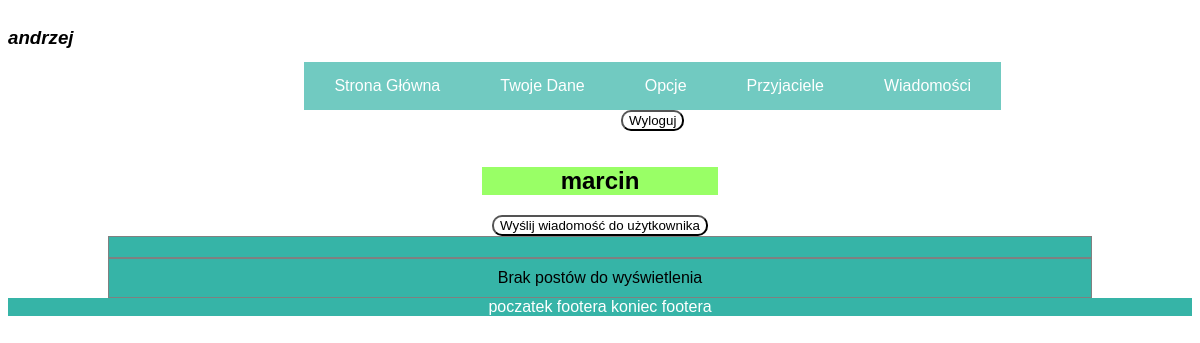
Page /profile.php?profile_id=20 (signed in) on the earlier database version.
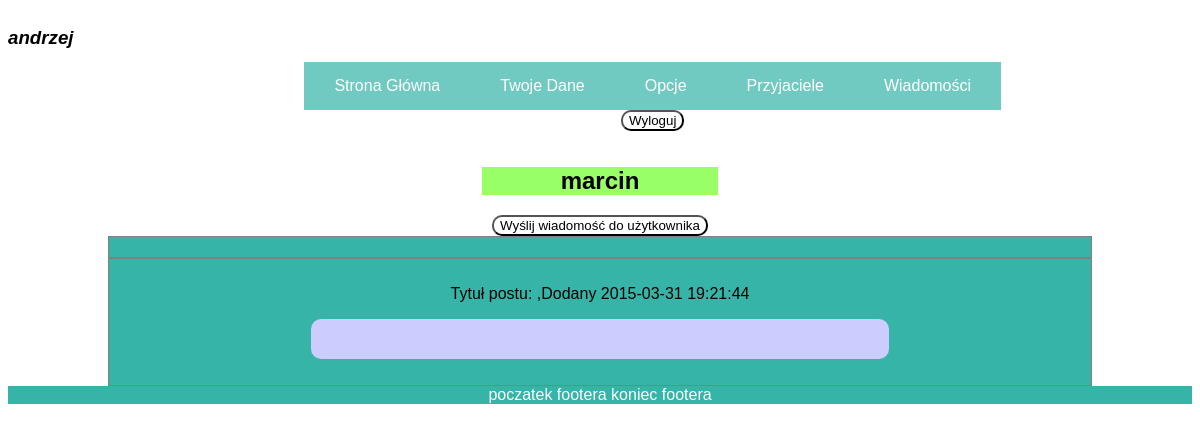
Same page on the later database version.
### tables this page shows
CREATE TABLE `Users` (
  `id` int(11) NOT NULL AUTO_INCREMENT,
  `name` varchar(30) NOT NULL,
  `password` varchar(60) NOT NULL,
  PRIMARY KEY (`id`),
  UNIQUE KEY `name` (`name`)
);

CREATE TABLE `Posts` (
  `post_id` int(11) NOT NULL AUTO_INCREMENT,
  `user_id` int(11) NOT NULL,
  `post_name` varchar(30) DEFAULT NULL,
  `post_input` varchar(140) DEFAULT NULL,
  `post_date` datetime DEFAULT NULL,
  PRIMARY KEY (`post_id`),
  KEY `user_id` (`user_id`),
  CONSTRAINT `Posts_ibfk_1` FOREIGN KEY (`user_id`) REFERENCES `Users` (`id`)
);

### profile.php (the view)
<?php
include ("header.php");
?>
<main>
	<h2>
	<?php
	$current_user_profile=$_GET['profile_id'];
	$sql='SELECT * FROM Users WHERE id="'.$current_user_profile.'"';
	$result=$conn->query($sql);
	if($result->num_rows > 0) {
		while ($row=$result->fetch_assoc()) {
			echo ($row['name']);
			$current_user_name=$row['name'];
		}
	}
	else {
		echo ("Taki użytkownik nie istnieje! ");
	}
	?>
	</h2>
	<form method="post" action='writemessage.php<?php echo("?send_to=$current_user_name");?>' name="send_message_form">
		<button type="submit">Wyślij wiadomość do użytkownika</button>
	</form>
	<div class="friend-list-container">
	</div>
	<div class="posts-container">
	<?php
	$sql='SELECT * FROM Posts WHERE user_id="'.$current_user_profile.'"';
	$result=$conn->query($sql);
	if($result->num_rows > 0) {
		while($row=$result->fetch_assoc()){
			echo("<p class='post-name'>
					Tytuł postu: <a href='post.php?page_id={$row['post_id']}'>{$row['post_name']}</a> ,Dodany {$row['post_date']}
			</p>
			");
			echo("<p class='post-content'>
			{$row['post_input']}
			</p>
			");
		}
	}
	else {
		echo "Brak postów do wyświetlenia";
	}
	?>
	</div>
</main>
<?php
include ("footer.php");
?>

### header.php (shortened to what this page needs)
<!DOCTYPE html>
<html>
<head>
	<link rel="stylesheet" href="style.css" type="text/css"/>
</head>
<body>
	<?php include("connection.php");?>
	<h3 class="user-name-top"><?php
	if(isset($_SESSION['user_id'])) {
		$sql="SELECT * FROM Users WHERE id={$_SESSION['user_id']}";
		$result=$conn->query($sql);
		if($result->num_rows > 0) {
			while($row=$result->fetch_assoc()) {
				echo($row['name']);
			}
		}
	}
	else {
		echo "nie jesteś zalogowany";
	}
	?></h3>
	<br>
	<ul class='main-menu'>
			<li><a href="index.php">Strona główna </a></li><?php
			if (isset($_SESSION['user_id'])) {
				echo ("<li><a href='user.php'>Twoje dane </a></li>");
				echo("<li><a href='settings.php'>Opcje </a></li>");
				echo("<li><a href='index.php'>Przyjaciele </a></li>");
			    echo ("<li><a href='messages.php'>Wiadomości </a></li>");
				echo ("<form method='post' action='logout.php'>
						<button type='submit' name='logout_button'>Wyloguj</button>
						</form>");
			}
			else {
				echo("<li><a href='register.php'>Zarejestruj się </a></li>");
				echo("<li><a href='login.php'>Zaloguj się </a></li>");
			}
			?>
	</ul>

Differences in the rows shown:
added posts: post_date "2015-03-31 19:21:44"
Other differences:
text no longer shown: "Brak postów do wyświetlenia"
